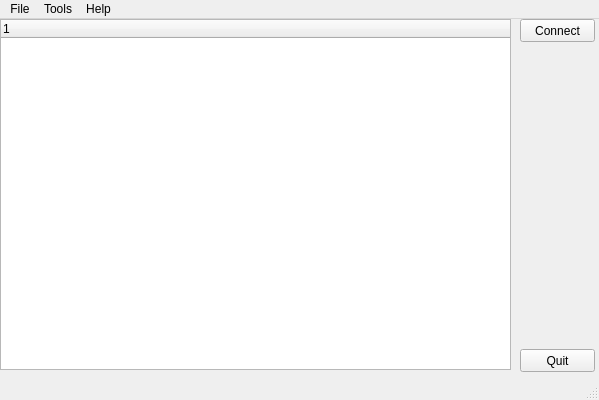
<ui version="4.0" >
 <class>teeCheckerClass</class>
 <widget class="QMainWindow" name="teeCheckerClass" >
  <property name="geometry" >
   <rect>
    <x>0</x>
    <y>0</y>
    <width>599</width>
    <height>400</height>
   </rect>
  </property>
  <property name="windowTitle" >
   <string>teeWars Servers Checker</string>
  </property>
  <widget class="QWidget" name="centralWidget" >
   <widget class="QPushButton" name="buttonConnect" >
    <property name="geometry" >
     <rect>
      <x>520</x>
      <y>0</y>
      <width>75</width>
      <height>23</height>
     </rect>
    </property>
    <property name="text" >
     <string>Connect</string>
    </property>
   </widget>
   <widget class="QPushButton" name="buttonClose" >
    <property name="geometry" >
     <rect>
      <x>520</x>
      <y>330</y>
      <width>75</width>
      <height>23</height>
     </rect>
    </property>
    <property name="text" >
     <string>Quit</string>
    </property>
   </widget>
   <widget class="QTreeWidget" name="treeWidget" >
    <property name="geometry" >
     <rect>
      <x>0</x>
      <y>0</y>
      <width>511</width>
      <height>351</height>
     </rect>
    </property>
    <column>
     <property name="text" >
      <string>1</string>
     </property>
    </column>
   </widget>
  </widget>
  <widget class="QMenuBar" name="menuBar" >
   <property name="geometry" >
    <rect>
     <x>0</x>
     <y>0</y>
     <width>599</width>
     <height>21</height>
    </rect>
   </property>
   <widget class="QMenu" name="menuFile" >
    <property name="title" >
     <string>File</string>
    </property>
    <addaction name="actionClose" />
   </widget>
   <widget class="QMenu" name="menuTools" >
    <property name="title" >
     <string>Tools</string>
    </property>
    <addaction name="actionSettings" />
   </widget>
   <widget class="QMenu" name="menuHelp" >
    <property name="title" >
     <string>Help</string>
    </property>
    <addaction name="actionAbout" />
   </widget>
   <addaction name="menuFile" />
   <addaction name="menuTools" />
   <addaction name="menuHelp" />
  </widget>
  <widget class="QStatusBar" name="statusBar" />
  <action name="actionClose" >
   <property name="text" >
    <string>Quit</string>
   </property>
  </action>
  <action name="actionSettings" >
   <property name="text" >
    <string>Settings</string>
   </property>
  </action>
  <action name="actionAbout" >
   <property name="text" >
    <string>About</string>
   </property>
  </action>
 </widget>
 <layoutdefault spacing="6" margin="11" />
 <resources/>
 <connections/>
</ui>
